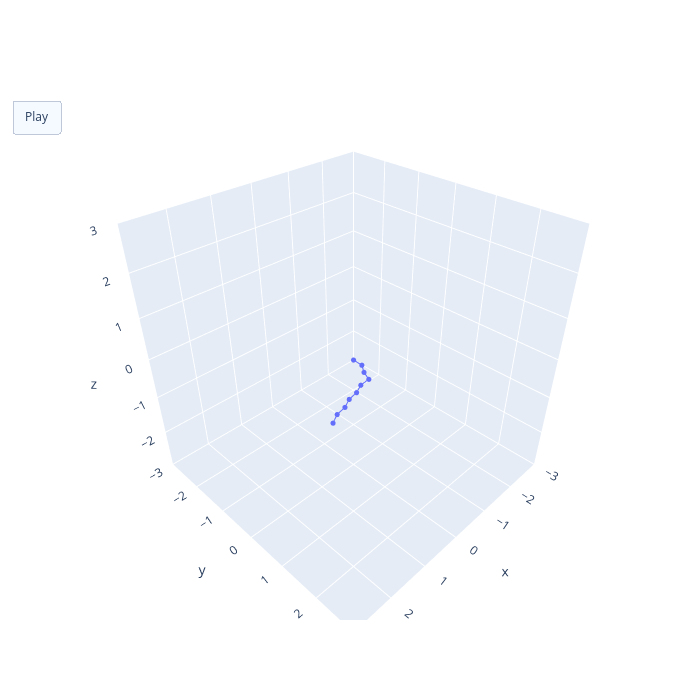

Notebook cell for this chart:
### Code cell
naga.visualise_simulation_animation(configurations[::10], 50).show()

### Figure 1 — Plotly figure (JSON) as saved in the notebook; plotly's stock layout.template omitted (floating-point values rounded to 4 significant figures)
{"data": [{"marker": {"size": 3}, "type": "scatter3d", "x": [0, 0.009124, 0.1545, 0.2541, 0.5031, 0.7289, 0.9744, 1.198, 1.444, 1.663], "y": [0, 0.2498, 0.4532, 0.6825, 0.7043, 0.8118, 0.8587, 0.9708, 1.017, 1.137], "z": [0, 0, 0, 0, 0, 0, 0, 0, 0, 0]}], "layout": {"height": 700, "scene": {"aspectmode": "cube", "xaxis": {"range": [-3, 3]}, "yaxis": {"range": [-3, 3]}, "zaxis": {"range": [-3, 3]}}, "updatemenus": [{"buttons": [{"args": [null, {"frame": {"duration": 50, "redraw": true}, "fromcurrent": true}], "label": "Play", "method": "animate"}], "type": "buttons"}], "width": 700}}
